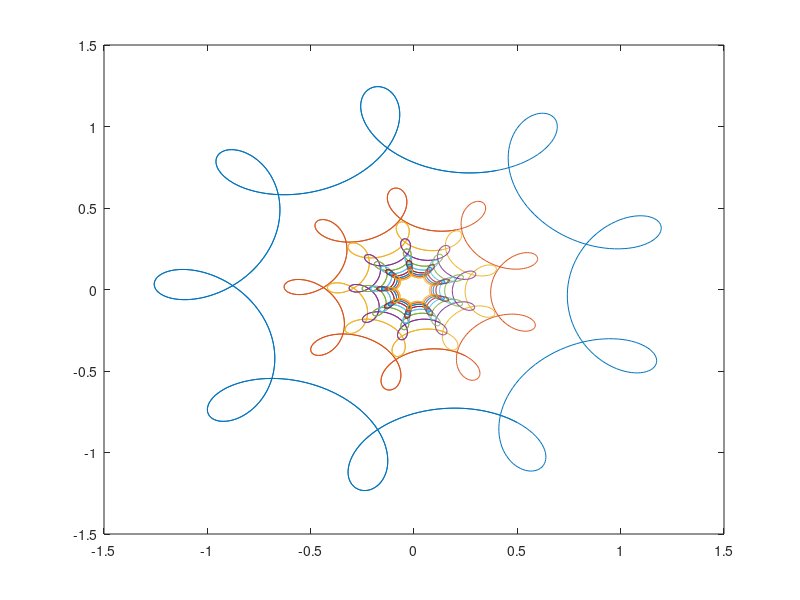

Recreate this plot in MATLAB.
clear
t = -5:0.01:5;
a = 1/4;
b = 1/16;
m = 8;
n = 8;
k = 1;
x = cos(t)-a.*cos(m.*t)+b.*sin(n.*t);
y = sin(t)+a.*sin(m.*t)+b.*cos(n.*t);
for k = 1:1:10
    plot(x./k,y./k)
    hold on
end
hold off